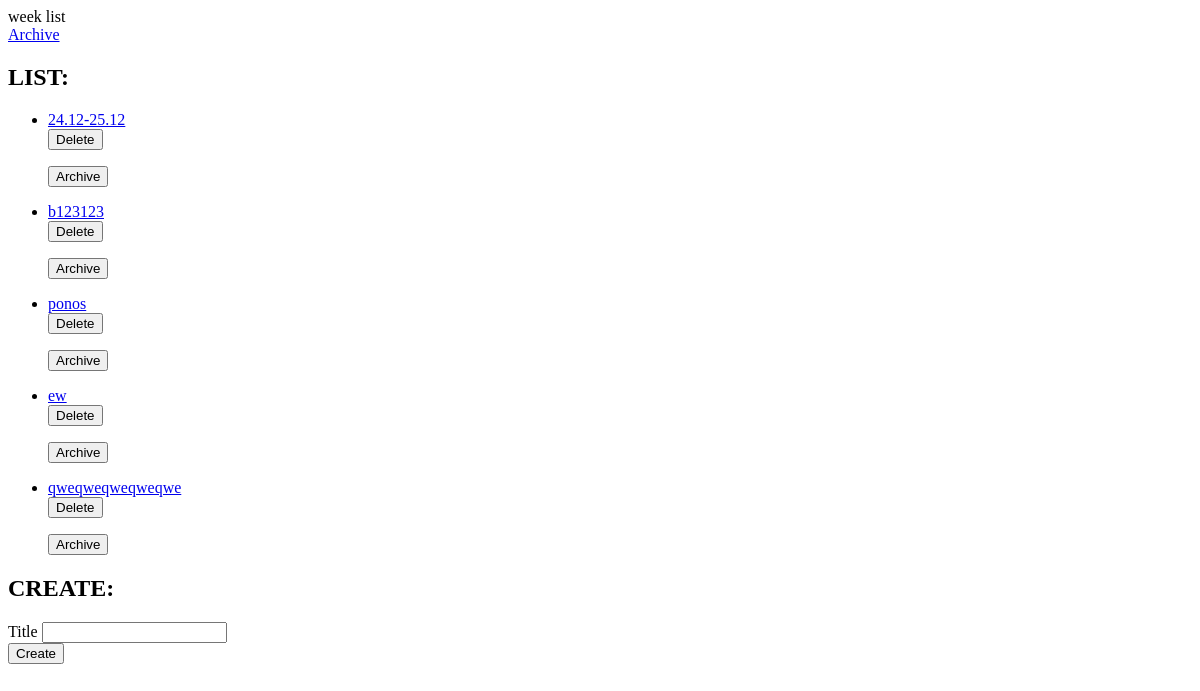
Page /week_list/ (signed in) on the earlier database version.
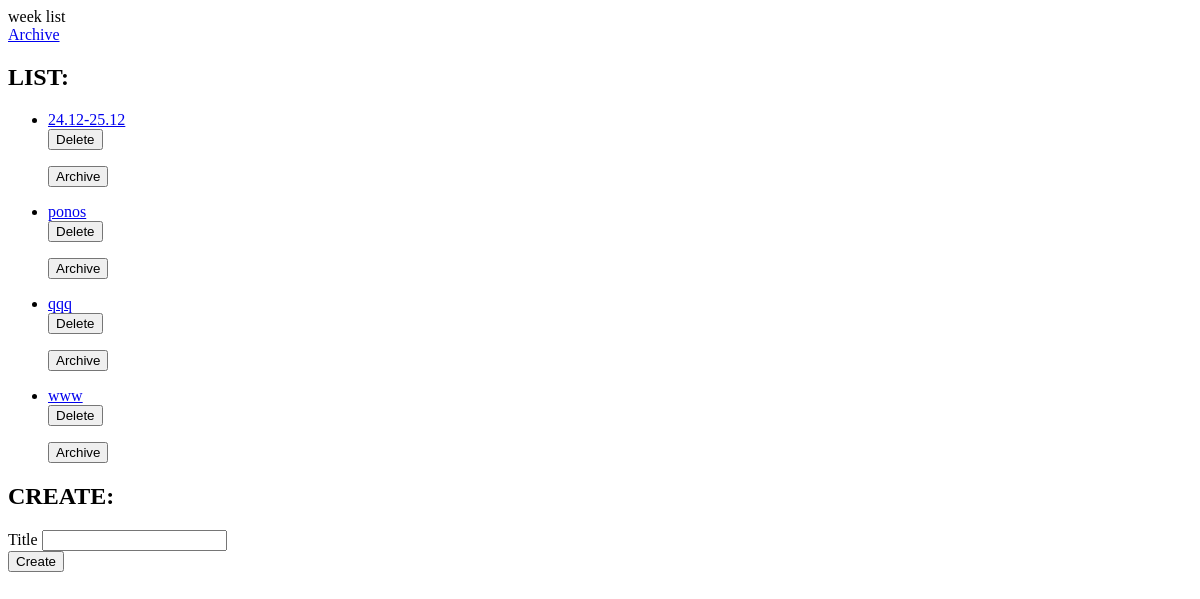
Same page on the later database version.
### todo/models.py (models this page shows, shortened)
class Week(models.Model):
    title = models.CharField(max_length=100)
    user = models.ForeignKey(User, on_delete=models.CASCADE)
    archived = models.BooleanField(default=0)

### todo/views.py (the view)
# urls.py: path('week_list/', todo_views.week_list, name='week_list'),
@login_required
def week_list(request):
    form = TodoWeekForm()
    weeks_list = Week.objects.filter(user=request.user, archived=False)
    context = {'form': form, 'weeks_list': weeks_list}
    return render(request, 'todo/week_list.html', context)

### todo/forms.py
class TodoWeekForm(ModelForm):
    class Meta:
        model = Week
        fields = ['title']

### todo/templates/todo/week_list.html (shortened to what this page needs)
<a href="{% url 'week_list_archive' %}">Archive</a>
<h2>LIST:</h2>
<ul>
    {% for week in weeks_list %}
        <li><a href="{% url 'week_show' week.id %}">{{ week.title|truncatechars:20 }}</a></li>
        <form method="POST" action="{% url 'week_delete' week.id %}">
            <button type="submit">Delete</button>
        </form>
        <form method="POST" action="{% url 'week_archive' week.id %}">
            <button type="submit">Archive</button>
        </form>
    {% endfor %}
</ul>
<h2>CREATE:</h2>
<form method="POST" action="{% url 'week_create' %}">
    {% for field in form %}
        {{ field.label }}
        {{ field }}
        <br>
    {% endfor %}
    <button type="submit">Create</button>
</form>

Differences in the rows shown:
removed Week: title "b123123"
removed Week: title "ew"
removed Week: title "qweqweqweqweqwe"
added Week: title "qqq"
added Week: title "www"
